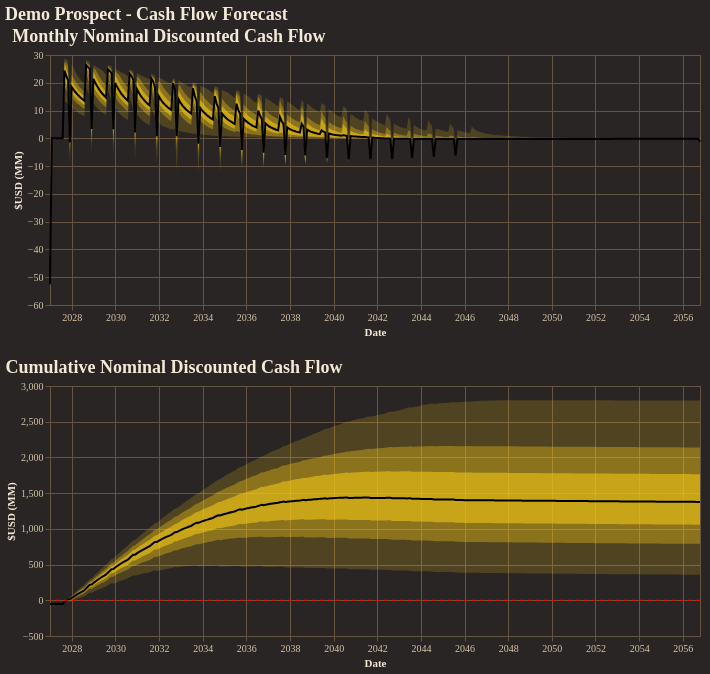

Notebook cell for this chart:
### Code cell
fig = reporter.plotter.combined_cash_flow_plot(
    figsize=(650, 250),
    backend=PLOTTING_BACKEND
)
fig.show()

### Figure 1 — Vega-Lite specification as saved in the notebook (floating-point values rounded to 4 significant figures; data arrays with more than 128 entries replaced by an {"elided": "..."} marker saying what was removed)
{"config": {"background": "#292524", "view": {"fill": "#292524", "stroke": "#665340"}, "title": {"color": "#f4e9d7", "font": "Merriweather", "fontSize": 18, "fontWeight": 600, "subtitleColor": "#d5c2a6", "anchor": "start"}, "axis": {"domainColor": "#665340", "gridColor": "#665340", "tickColor": "#665340", "labelColor": "#d5c2a6", "titleColor": "#f4e9d7", "labelFont": "Merriweather", "titleFont": "Merriweather"}, "legend": {"titleColor": "#f4e9d7", "labelColor": "#d5c2a6", "labelFont": "Merriweather", "titleFont": "Merriweather", "orient": "top-right", "symbolType": "circle"}, "header": {"labelColor": "#d5c2a6", "titleColor": "#f4e9d7", "labelFont": "Merriweather", "titleFont": "Merriweather"}, "mark": {"color": "#c78d3b"}, "line": {"color": "#c78d3b"}, "bar": {"color": "#c78d3b"}, "point": {"color": "#ddb06d"}, "area": {"color": "#c78d3b", "opacity": 0.35}, "text": {"color": "#f4e9d7", "font": "Merriweather"}, "range": {"category": ["#5DA5DA", "#F28E2B", "#59C36A", "#E15759", "#B07AA1", "#4ECDC4", "#FF9DA7", "#EDC948"]}}, "vconcat": [{"layer": [{"mark": {"type": "area", "color": "rgba(250, 204, 21, 1.0)", "opacity": 0.18}, "encoding": {"tooltip": [{"field": "date", "title": "Date", "type": "temporal"}, {"field": "p01", "format": ",.2f", "title": "P01", "type": "quantitative"}, {"field": "p10", "format": ",.2f", "title": "P10", "type": "quantitative"}, {"field": "p25", "format": ",.2f", "title": "P25", "type": "quantitative"}, {"field": "p50", "format": ",.2f", "title": "P50", "type": "quantitative"}, {"field": "p75", "format": ",.2f", "title": "P75", "type": "quantitative"}, {"field": "p90", "format": ",.2f", "title": "P90", "type": "quantitative"}, {"field": "p99", "format": ",.2f", "title": "P99", "type": "quantitative"}], "x": {"field": "date", "title": "Date", "type": "temporal"}, "y": {"field": "p01", "title": "$USD (MM)", "type": "quantitative"}, "y2": {"field": "p99"}}}, {"mark": {"type": "area", "color": "rgba(250, 204, 21, 1.0)", "opacity": 0.35}, "encoding": {"tooltip": [{"field": "date", "title": "Date", "type": "temporal"}, {"field": "p01", "format": ",.2f", "title": "P01", "type": "quantitative"}, {"field": "p10", "format": ",.2f", "title": "P10", "type": "quantitative"}, {"field": "p25", "format": ",.2f", "title": "P25", "type": "quantitative"}, {"field": "p50", "format": ",.2f", "title": "P50", "type": "quantitative"}, {"field": "p75", "format": ",.2f", "title": "P75", "type": "quantitative"}, {"field": "p90", "format": ",.2f", "title": "P90", "type": "quantitative"}, {"field": "p99", "format": ",.2f", "title": "P99", "type": "quantitative"}], "x": {"field": "date", "title": "Date", "type": "temporal"}, "y": {"field": "p10", "title": "$USD (MM)", "type": "quantitative"}, "y2": {"field": "p90"}}}, {"mark": {"type": "area", "color": "rgba(250, 204, 21, 1.0)", "opacity": 0.55}, "encoding": {"tooltip": [{"field": "date", "title": "Date", "type": "temporal"}, {"field": "p01", "format": ",.2f", "title": "P01", "type": "quantitative"}, {"field": "p10", "format": ",.2f", "title": "P10", "type": "quantitative"}, {"field": "p25", "format": ",.2f", "title": "P25", "type": "quantitative"}, {"field": "p50", "format": ",.2f", "title": "P50", "type": "quantitative"}, {"field": "p75", "format": ",.2f", "title": "P75", "type": "quantitative"}, {"field": "p90", "format": ",.2f", "title": "P90", "type": "quantitative"}, {"field": "p99", "format": ",.2f", "title": "P99", "type": "quantitative"}], "x": {"field": "date", "title": "Date", "type": "temporal"}, "y": {"field": "p25", "title": "$USD (MM)", "type": "quantitative"}, "y2": {"field": "p75"}}}, {"mark": {"type": "line", "color": "black", "strokeWidth": 2}, "encoding": {"tooltip": [{"field": "date", "title": "Date", "type": "temporal"}, {"field": "p01", "format": ",.2f", "title": "P01", "type": "quantitative"}, {"field": "p10", "format": ",.2f", "title": "P10", "type": "quantitative"}, {"field": "p25", "format": ",.2f", "title": "P25", "type": "quantitative"}, {"field": "p50", "format": ",.2f", "title": "P50", "type": "quantitative"}, {"field": "p75", "format": ",.2f", "title": "P75", "type": "quantitative"}, {"field": "p90", "format": ",.2f", "title": "P90", "type": "quantitative"}, {"field": "p99", "format": ",.2f", "title": "P99", "type": "quantitative"}], "x": {"field": "date", "title": "Date", "type": "temporal"}, "y": {"field": "p50", "title": "$USD (MM)", "type": "quantitative"}}}], "data": {"name": "data-dde11657d676670e46ae8d70cadab3d0"}, "height": 250, "title": "Monthly Nominal Discounted Cash Flow", "width": 650}, {"layer": [{"layer": [{"mark": {"type": "area", "color": "rgba(250, 204, 21, 1.0)", "opacity": 0.18}, "encoding": {"tooltip": [{"field": "date", "title": "Date", "type": "temporal"}, {"field": "p01", "format": ",.2f", "title": "P01", "type": "quantitative"}, {"field": "p10", "format": ",.2f", "title": "P10", "type": "quantitative"}, {"field": "p25", "format": ",.2f", "title": "P25", "type": "quantitative"}, {"field": "p50", "format": ",.2f", "title": "P50", "type": "quantitative"}, {"field": "p75", "format": ",.2f", "title": "P75", "type": "quantitative"}, {"field": "p90", "format": ",.2f", "title": "P90", "type": "quantitative"}, {"field": "p99", "format": ",.2f", "title": "P99", "type": "quantitative"}], "x": {"field": "date", "title": "Date", "type": "temporal"}, "y": {"field": "p01", "title": "$USD (MM)", "type": "quantitative"}, "y2": {"field": "p99"}}}, {"mark": {"type": "area", "color": "rgba(250, 204, 21, 1.0)", "opacity": 0.35}, "encoding": {"tooltip": [{"field": "date", "title": "Date", "type": "temporal"}, {"field": "p01", "format": ",.2f", "title": "P01", "type": "quantitative"}, {"field": "p10", "format": ",.2f", "title": "P10", "type": "quantitative"}, {"field": "p25", "format": ",.2f", "title": "P25", "type": "quantitative"}, {"field": "p50", "format": ",.2f", "title": "P50", "type": "quantitative"}, {"field": "p75", "format": ",.2f", "title": "P75", "type": "quantitative"}, {"field": "p90", "format": ",.2f", "title": "P90", "type": "quantitative"}, {"field": "p99", "format": ",.2f", "title": "P99", "type": "quantitative"}], "x": {"field": "date", "title": "Date", "type": "temporal"}, "y": {"field": "p10", "title": "$USD (MM)", "type": "quantitative"}, "y2": {"field": "p90"}}}, {"mark": {"type": "area", "color": "rgba(250, 204, 21, 1.0)", "opacity": 0.55}, "encoding": {"tooltip": [{"field": "date", "title": "Date", "type": "temporal"}, {"field": "p01", "format": ",.2f", "title": "P01", "type": "quantitative"}, {"field": "p10", "format": ",.2f", "title": "P10", "type": "quantitative"}, {"field": "p25", "format": ",.2f", "title": "P25", "type": "quantitative"}, {"field": "p50", "format": ",.2f", "title": "P50", "type": "quantitative"}, {"field": "p75", "format": ",.2f", "title": "P75", "type": "quantitative"}, {"field": "p90", "format": ",.2f", "title": "P90", "type": "quantitative"}, {"field": "p99", "format": ",.2f", "title": "P99", "type": "quantitative"}], "x": {"field": "date", "title": "Date", "type": "temporal"}, "y": {"field": "p25", "title": "$USD (MM)", "type": "quantitative"}, "y2": {"field": "p75"}}}, {"mark": {"type": "line", "color": "black", "strokeWidth": 2}, "encoding": {"tooltip": [{"field": "date", "title": "Date", "type": "temporal"}, {"field": "p01", "format": ",.2f", "title": "P01", "type": "quantitative"}, {"field": "p10", "format": ",.2f", "title": "P10", "type": "quantitative"}, {"field": "p25", "format": ",.2f", "title": "P25", "type": "quantitative"}, {"field": "p50", "format": ",.2f", "title": "P50", "type": "quantitative"}, {"field": "p75", "format": ",.2f", "title": "P75", "type": "quantitative"}, {"field": "p90", "format": ",.2f", "title": "P90", "type": "quantitative"}, {"field": "p99", "format": ",.2f", "title": "P99", "type": "quantitative"}], "x": {"field": "date", "title": "Date", "type": "temporal"}, "y": {"field": "p50", "title": "$USD (MM)", "type": "quantitative"}}}], "data": {"name": "data-9d971ef97327db815df27800ecf3a007"}, "title": "Cumulative Nominal Discounted Cash Flow"}, {"data": {"name": "data-42990c68f268a11fa16682fcd3437a6f"}, "mark": {"type": "rule", "color": "red", "strokeDash": [4, 4]}, "encoding": {"y": {"field": "zero", "type": "quantitative"}}}], "height": 250, "width": 650}], "title": "Demo Prospect - Cash Flow Forecast", "$schema": "https://vega.github.io/schema/vega-lite/v5.20.1.json", "datasets": {"data-dde11657d676670e46ae8d70cadab3d0": {"elided": "360 records"}, "data-9d971ef97327db815df27800ecf3a007": {"elided": "360 records"}, "data-42990c68f268a11fa16682fcd3437a6f": [{"zero": 0}]}}
